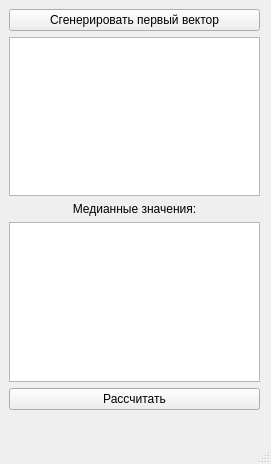
<?xml version="1.0" encoding="UTF-8"?>
<ui version="4.0">
 <class>MainWindow</class>
 <widget class="QMainWindow" name="MainWindow">
  <property name="geometry">
   <rect>
    <x>0</x>
    <y>0</y>
    <width>271</width>
    <height>464</height>
   </rect>
  </property>
  <property name="windowTitle">
   <string>MainWindow</string>
  </property>
  <widget class="QWidget" name="centralwidget">
   <widget class="QWidget" name="verticalLayoutWidget">
    <property name="geometry">
     <rect>
      <x>9</x>
      <y>9</y>
      <width>251</width>
      <height>401</height>
     </rect>
    </property>
    <layout class="QVBoxLayout" name="verticalLayout">
     <item>
      <widget class="QPushButton" name="pushButton">
       <property name="text">
        <string>Сгенерировать первый вектор</string>
       </property>
      </widget>
     </item>
     <item>
      <widget class="QTextEdit" name="textEdit"/>
     </item>
     <item>
      <widget class="QLabel" name="label_13">
       <property name="text">
        <string>Медианные значения:</string>
       </property>
       <property name="alignment">
        <set>Qt::AlignCenter</set>
       </property>
      </widget>
     </item>
     <item>
      <widget class="QTextEdit" name="textEdit_2"/>
     </item>
     <item>
      <widget class="QPushButton" name="pushButton_2">
       <property name="text">
        <string>Рассчитать</string>
       </property>
      </widget>
     </item>
    </layout>
   </widget>
  </widget>
  <widget class="QMenuBar" name="menubar">
   <property name="geometry">
    <rect>
     <x>0</x>
     <y>0</y>
     <width>271</width>
     <height>22</height>
    </rect>
   </property>
  </widget>
  <widget class="QStatusBar" name="statusbar"/>
 </widget>
 <resources/>
 <connections/>
</ui>
